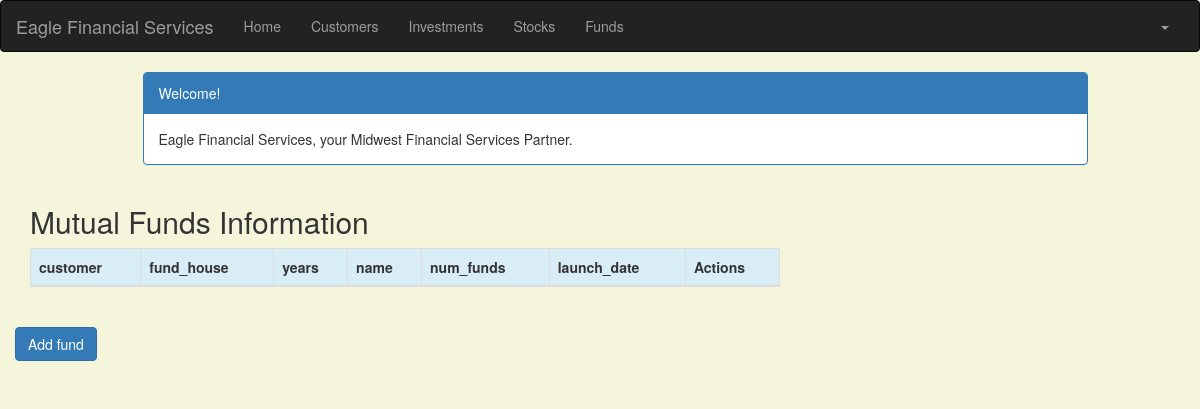
The page /fund/ (signed in) on the database as committed earlier.
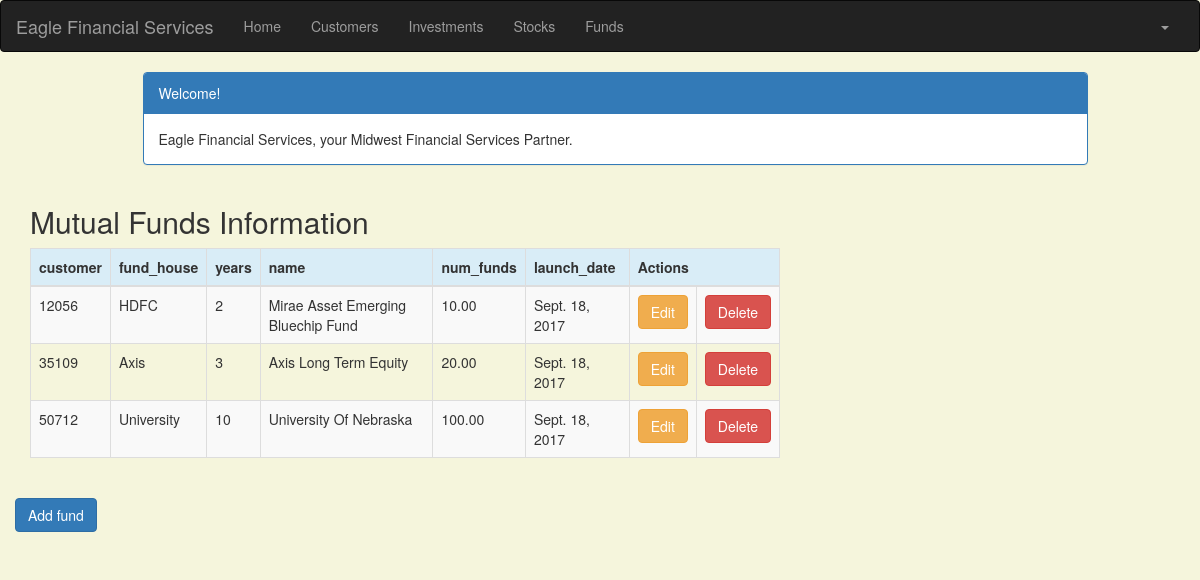
The same page on the database as committed later.
### portfolio/models.py (models this page shows, shortened)
class Fund(models.Model):
    customer = models.ForeignKey(Customer, related_name='Fund')
    fund_house = models.CharField(max_length=10)
    years = models.IntegerField(blank=False, null=False)
    name = models.CharField(max_length=50)
    num_funds = models.DecimalField(max_digits=10, decimal_places=2)
    launch_date = models.DateField(default=timezone.now, blank=True, null=True)

class Customer(models.Model):
    name = models.CharField(max_length=50)
    address = models.CharField(max_length=200)
    cust_number = models.IntegerField(blank=False, null=False)
    city = models.CharField(max_length=50)
    state = models.CharField(max_length=50)
    zipcode = models.CharField(max_length=10)
    email = models.EmailField(max_length=200)
    cell_phone = models.CharField(max_length=50)
    created_date = models.DateTimeField(
        default=timezone.now)
    updated_date = models.DateTimeField(auto_now_add=True)
    def __str__(self):
        return str(self.cust_number)

### portfolio/views.py (the view)
# urls.py: url(r'^fund/$', views.fund_list, name='fund_list'),
@login_required
def fund_list(request):
    funds = Fund.objects.filter(launch_date__lte=timezone.now())
    return render(request, 'portfolio/fund_list.html', {'funds': funds})

### portfolio/templates/portfolio/fund_list.html (shortened to what this page needs)
{% extends 'portfolio/base.html' %}
{% block content %}
    <!DOCTYPE html>
    <html>
    <head>
        <link rel="stylesheet" href="https://maxcdn.bootstrapcdn.com/bootstrap/3.3.4/css/bootstrap.min.css">
    </head>
    <body>
    <div class="container">
        <div class="row">
            <div class="col-md-10 col-md-offset-1">
                <div class="panel panel-primary">
                    <div class="panel-heading">Welcome!</div>
                    <div class="panel-body">
                        Eagle Financial Services, your Midwest Financial Services Partner.
                    </div>
                </div>
            </div>
        </div>
    </div>
    <div class="row">
        <h2 style="padding-left: 15Px">Mutual Funds Information</h2>
    </div>
    <div>
        <table class="table table-striped table-bordered table-hover">
            <thead>
            <tr class="bg-info">
                <th>customer</th>
                <th>fund_house</th>
                <th>years</th>
                <th>name</th>
                <th>num_funds</th>
                <th>launch_date</th>
                <th colspan="3">Actions</th>
            </tr>
            </thead>
            <tbody>
            {% for fund in funds %}
                <tr>
                    <td>{{ fund.customer }}</td>
                    <td>{{ fund.fund_house }}</td>
                    <td>{{ fund.years }}</td>
                    <td>{{ fund.name }}</td>
                    <td>{{ fund.num_funds }}</td>
                    <td>{{ fund.launch_date }}</td>
                    <td><a href="{% url 'portfolio:fund_edit' pk=fund.pk %}" class="btn btn-warning">Edit</a>
                    <td><a href="{% url 'portfolio:fund_delete' pk=fund.pk %}"
                           onclick="return confirm('Are you sure you want to delete?')"
                           class="btn btn-danger">Delete</a>
                    </td>
                </tr>
            {% endfor %}
            </tbody>
        </table>
                 <div class="row">
                    <a href="{% url 'portfolio:fund_new' %}" class="row"><span
                           class="btn btn-primary">Add fund</span></a>
                 </div>
    </div>
    </body>
    </html>
{% endblock %}

Rows that differ between the two databases and show on the page:
added Fund: customer "12056", fund_house "HDFC", years "2", name "Mirae Asset Emerging Bluechip Fund", num_funds "10.00", launch_date "Sept. 18, 2017"
added Fund: customer "35109", fund_house "Axis", years "3", name "Axis Long Term Equity", num_funds "20.00", launch_date "Sept. 18, 2017"
added Fund: customer "50712", fund_house "University", years "10", name "University Of Nebraska", num_funds "100.00", launch_date "Sept. 18, 2017"
